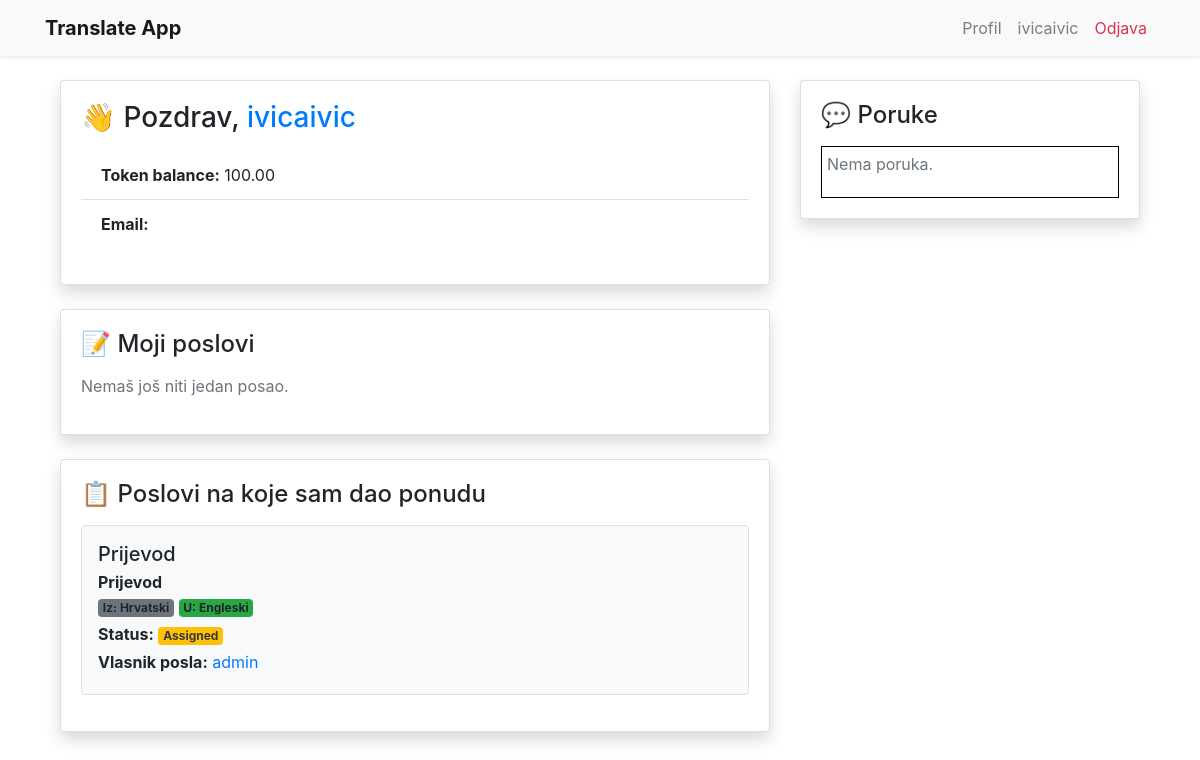
The page /accounts/dashboard (signed in) on the database its author committed.
### app/models.py (models this page shows, shortened)
class Account(models.Model):
    user = models.OneToOneField(User, on_delete=models.CASCADE)
    name = models.CharField(max_length=100)
    balance = models.DecimalField(max_digits=8, decimal_places=2)
    translator = models.BooleanField()

class Job(models.Model):
    user = models.ForeignKey(User, on_delete=models.CASCADE)
    title = models.CharField(max_length=100)
    description = models.CharField(max_length=100)
    source_lang = models.CharField(max_length=100)
    target_lang = models.CharField(max_length=100)
    field = models.CharField(max_length=100)
    budget = models.DecimalField(max_digits=8, decimal_places=2)
    text = models.TextField()
    status = models.CharField(max_length=100, default='available')
    translation = models.TextField(blank=True, null=True)

### accounts/views.py (the view)
# urls.py: path('dashboard', views.dashboard, name='dashboard'),
@login_required
def dashboard(request):
    user = request.user
    my_jobs = user.job_set.all()
    my_jobs_bidder = Job.objects.filter(bid__bidder=user).distinct()
    my_messages = Message.objects.filter(receiver=user) | Message.objects.filter(sender=user)
    my_messages = my_messages.order_by('-sent_at')
    context = {
        'my_jobs': my_jobs,
        'my_jobs_bidder': my_jobs_bidder,
        'my_messages': my_messages,
    }
    return render(request, 'accounts/dashboard.html', context)

### accounts/templates/accounts/dashboard.html
{% extends 'app/base.html' %}
{% block content %}
<div class="container mt-4">
    <div class="row">
        <div class="col-md-8">
            <div class="card mb-4 shadow">
                <div class="card-body">
                    <h3 class="card-title mb-3">
                        👋 Pozdrav, <span class="text-primary">{{ user.account.name }}</span>
                    </h3>
                    <ul class="list-group list-group-flush mb-3">
                        <li class="list-group-item">
                            <strong>Token balance:</strong> {{ user.account.balance }}
                        </li>
                        <li class="list-group-item">
                            <strong>Email:</strong> {{ user.email }}
                        </li>
                    </ul>
                </div>
            </div>
            <div class="card shadow mb-4">
                <div class="card-body">
                    <h4 class="card-title mb-3">📝 Moji poslovi</h4>
                    {% if my_jobs %}
                        {% for job in my_jobs %}
                            <div class="border rounded p-3 mb-3 bg-light">
                                <h5 class="mb-1">{{ job.title }}</h5>
                                <p class="mb-1">
                                    <strong>{{ job.description }}</strong><br>
                                    <span class="badge bg-secondary">Iz: {{ job.source_lang }}</span>
                                    <span class="badge bg-success">U: {{ job.target_lang }}</span>
                                </p>
                                <p class="mb-1"><strong>Područje:</strong> {{ job.field }}</p>
                                <p class="mb-1"><strong>Budžet:</strong> {{ job.budget }}</p>
                                <p class="mb-2">
                                    <span class="badge
                                        {% if job.status == 'completed' %}bg-success
                                        {% elif job.status == 'available' %}bg-primary
                                        {% else %}bg-warning text-dark{% endif %}">
                                        {{ job.status|capfirst }}
                                    </span>
                                </p>
                                <div class="ps-3">
                                    <h6 class="mb-2">Ponude:</h6>
                                    {% if job.bid_set.all %}
                                        {% for bid in job.bid_set.all %}
                                            <div class="border rounded p-2 mb-2 {% if bid.accepted %}border-success bg-white{% endif %}">
                                                <strong>Ponuditelj:</strong>
                                                <a href="{% url 'accounts:profile' bid.bidder.id %}">
                                                    {{ bid.bidder.account.name }}
                                                </a>
                                                <br>
                                                <strong>Cijena:</strong> {{ bid.price }}<br>
                                                <strong>Prihvaćeno:</strong>
                                                {% if bid.accepted %}
                                                    <span class="badge bg-success">Da</span>
                                                {% else %}
                                                    <span class="badge bg-secondary">Ne</span>
                                                    {% if user == job.user %}
                                                        <form action="{% url 'app:accept_bid' bid.id %}" method="post" style="display:inline;">
                                                            {% csrf_token %}
                                                            <button type="submit" class="btn btn-sm btn-outline-success ms-2">Prihvati</button>
                                                        </form>
                                                    {% endif %}
                                                {% endif %}
                                            </div>
                                        {% endfor %}
                                    {% else %}
                                        <p class="text-muted">Nema ponuda za ovaj posao.</p>
                                    {% endif %}
                                </div>
                            </div>
                        {% endfor %}
                    {% else %}
                        <p class="text-muted">Nemaš još niti jedan posao.</p>
                    {% endif %}
                </div>
            </div>
            <div class="card shadow mb-4">
                <div class="card-body">
                    <h4 class="card-title mb-3">📋 Poslovi na koje sam dao ponudu</h4>
                    {% if my_jobs_bidder %}
                        {% for job in my_jobs_bidder %}
                            <div class="border rounded p-3 mb-3 bg-light">
                                <h5 class="mb-1">{{ job.title }}</h5>
                                <p class="mb-1">
                                    <strong>{{ job.description }}</strong><br>
                                    <span class="badge bg-secondary">Iz: {{ job.source_lang }}</span>
                                    <span class="badge bg-success">U: {{ job.target_lang }}</span>
                                </p>
                                <p class="mb-1"><strong>Status:</strong>
                                    <span class="badge
                                        {% if job.status == 'completed' %}bg-success
                                        {% elif job.status == 'available' %}bg-primary
                                        {% else %}bg-warning text-dark{% endif %}">
                                        {{ job.status|capfirst }}
                                    </span>
                                </p>
                                <p class="mb-1"><strong>Vlasnik posla:</strong>
                                    <a href="{% url 'accounts:profile' job.user.id %}">
                                        {{ job.user.account.name }}
                                    </a>
                                </p>
                            </div>
                        {% endfor %}
                    {% else %}
                        <p class="text-muted">Nisi još dao ponudu ni na jedan posao.</p>
                    {% endif %}
                </div>
            </div>
        </div>
        <div class="col-md-4">
            <div class="card shadow">
                <div class="card-body">
                    <h4 class="card-title mb-3">💬 Poruke</h4>
                    <div class="messages" style="max-height: 500px; overflow-y: auto;">
                        {% if my_messages %}
                            {% for message in my_messages %}
                                <div class="mb-3 p-2 rounded {% if user == message.sender %}bg-primary text-white{% else %}bg-light{% endif %}">
                                    {% if user != message.sender %}
                                        <small>
                                            <strong>Od:
                                                <a href="{% url 'accounts:profile' message.sender.id %}" class="text-decoration-none">
                                                    {{ message.sender.account.name }}
                                                </a>
                                            </strong>
                                        </small><br>
                                    {% endif %}
                                    <small class="{% if user == message.sender %}text-white-50{% else %}text-muted{% endif %}">
                                        {{ message.sent_at|date:"d.m.Y H:i" }}
                                    </small>
                                    <p class="mb-1">{{ message.text }}</p>
                                </div>
                            {% endfor %}
                        {% else %}
                            <p class="text-muted">Nema poruka.</p>
                        {% endif %}
                    </div>
                </div>
            </div>
        </div>
    </div>
</div>
{% endblock content %}

### app/templates/app/base.html (shortened to what this page needs)
{% load static %}
<!DOCTYPE html>
<html lang="hr">
<head>
    <link rel="stylesheet" href="https://stackpath.bootstrapcdn.com/bootstrap/4.5.2/css/bootstrap.min.css">
    <link rel="stylesheet" href="{% static 'app/css/app.css' %}">
</head>
<body>
    <nav class="navbar navbar-expand-lg navbar-light bg-light shadow-sm mb-4">
        <div class="container">
            <a class="navbar-brand font-weight-bold" href="/">Translate App</a>
            <div class="collapse navbar-collapse" id="navbarNav">
                <ul class="navbar-nav ml-auto">
                    {% if user.is_authenticated %}
                        <li class="nav-item">
                            <a class="nav-link" href="{% url 'accounts:profile' user.id %}">Profil</a>
                        </li>
                        <li class="nav-item">
                            <a class="nav-link" href="{% url 'accounts:dashboard' %}">{{ user.account.name }}</a>
                        </li>
                        <li class="nav-item">
                            <a class="nav-link text-danger" href="{% url 'logout' %}">Odjava</a>
                        </li>
                    {% else %}
                        <li class="nav-item">
                            <a class="nav-link" href="{% url 'login' %}">Prijava</a>
                        </li>
                    {% endif %}
                </ul>
            </div>
        </div>
    </nav>
    <main class="container mb-5">
        {% block content %}
        {% endblock %}
    </main>
</body>
</html>

### app/static/app/css/app.css (style rules this page uses)
.messages { padding: 5px; border: 1px solid black; }

### rows shown on the page
Job: title "Prijevod", description "Prijevod", source_lang "Hrvatski", target_lang "Engleski", status "Assigned", user.account.name "admin"

### other values the page prints
{{ user.account.name }} "ivicaivic"
{{ user.account.balance }} "100.00"
